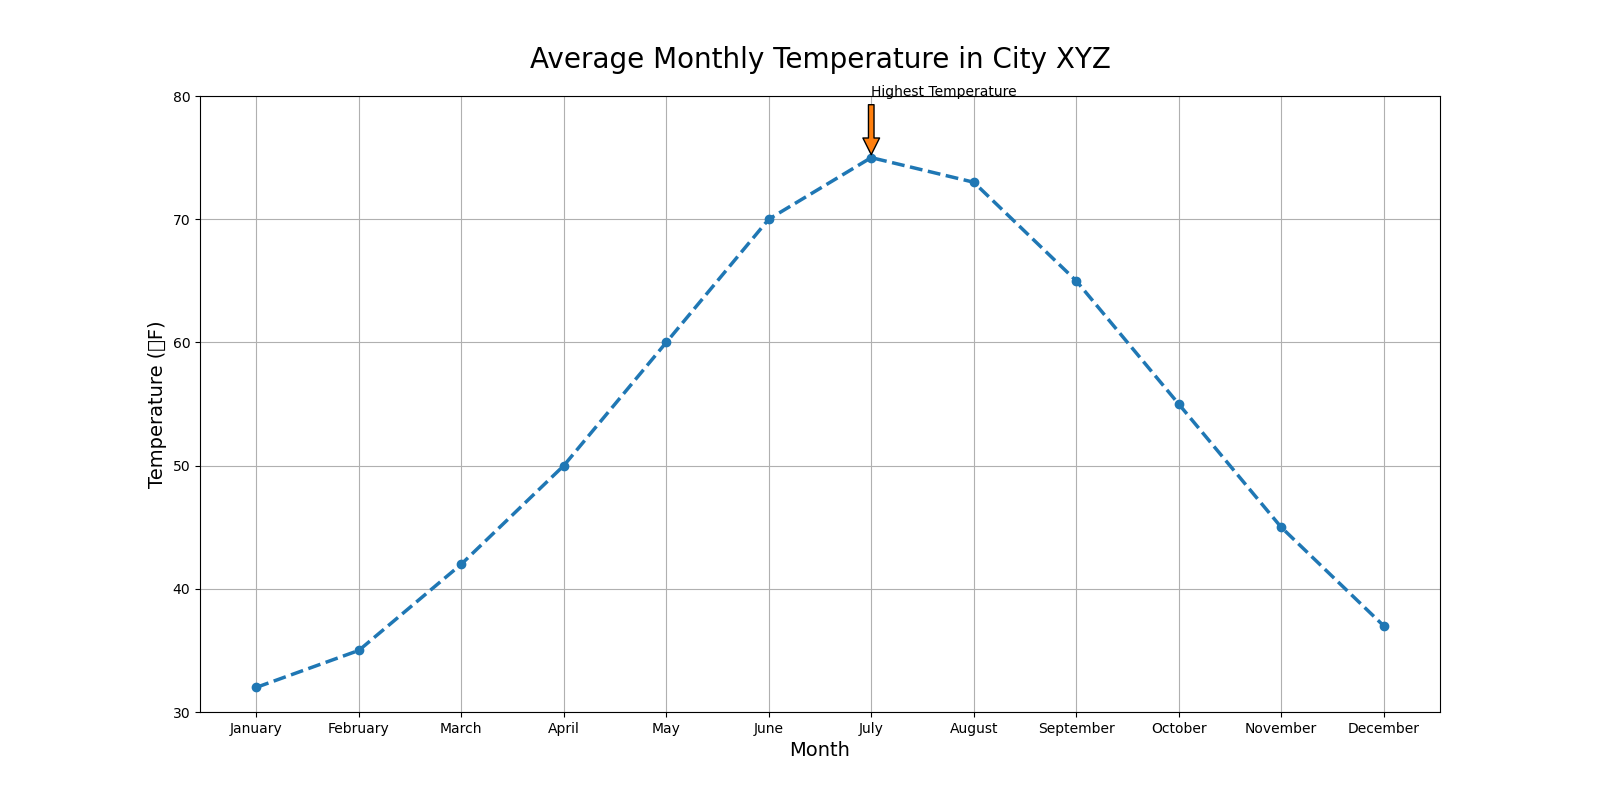

Source code (Python):

import matplotlib.pyplot as plt

# Data
months = ['January', 'February', 'March', 'April', 'May', 'June', 'July', 'August', 'September', 'October', 'November', 'December']
temperatures = [32, 35, 42, 50, 60, 70, 75, 73, 65, 55, 45, 37]

# Plotting the line chart
plt.figure(figsize=(16, 8))
plt.plot(months, temperatures, marker='o', linestyle='--', color='#1f77b4', linewidth=2.5)

# Adding title and labels
plt.title('Average Monthly Temperature in City XYZ', fontsize=20, pad=20)
plt.xlabel('Month', fontsize=14)
plt.ylabel('Temperature (°F)', fontsize=14)

# Adding an annotation for the highest temperature
highest_temp_index = temperatures.index(max(temperatures))
highest_temp_month = months[highest_temp_index]
plt.annotate('Highest Temperature', xy=(highest_temp_index, max(temperatures)), xytext=(highest_temp_index, max(temperatures) + 5),
             arrowprops=dict(facecolor='#ff7f0e', shrink=0.05))

# Add a grid, set axis ranges and show the plot
plt.grid(True)
plt.ylim(30, 80)
plt.show()
